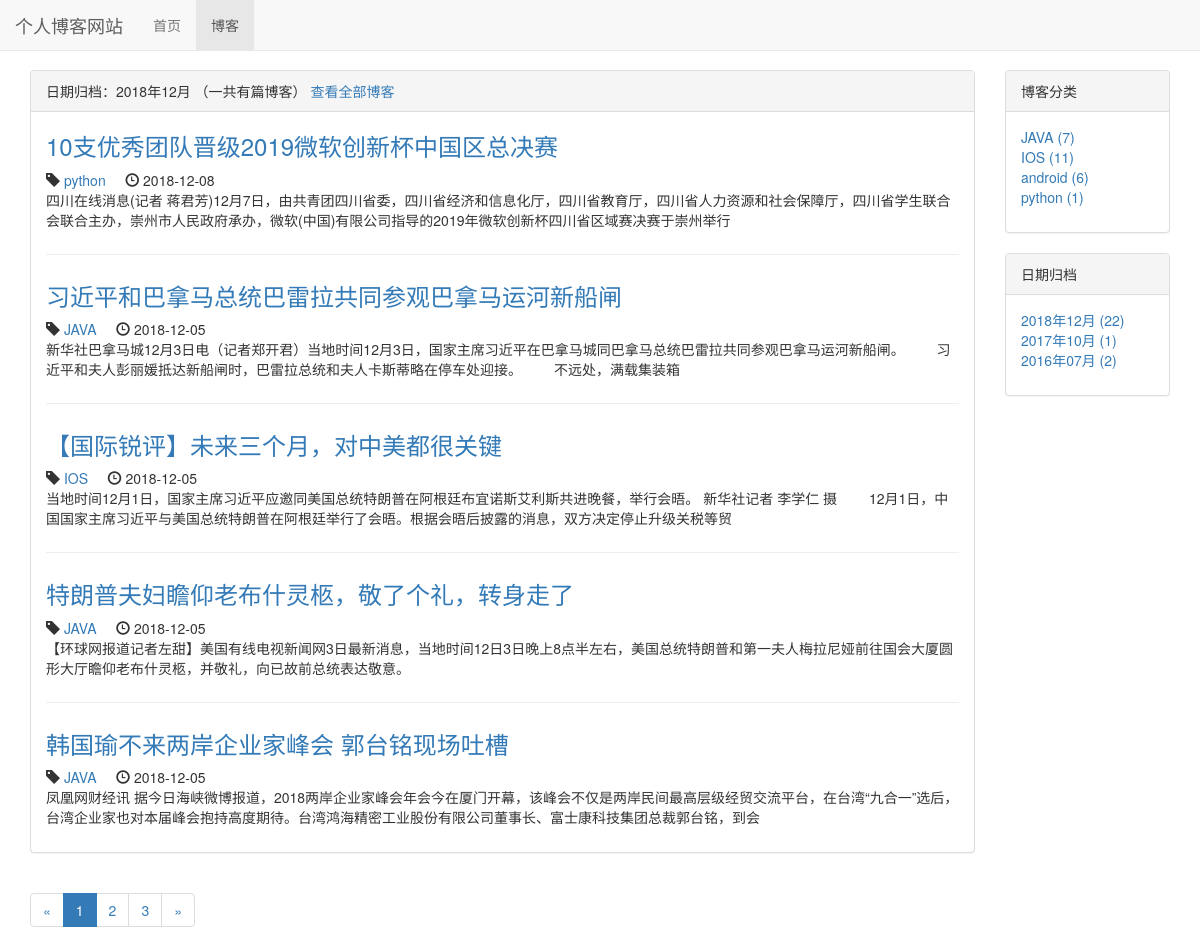
Screenshot of /blog/date/2018/12 with the database file from the repository.
### blog/models.py (models this page shows, shortened)
class Blog(models.Model):
    title=models.CharField(max_length=50)
    blog_type = models.ForeignKey(BlogType,on_delete=models.DO_NOTHING)
    content = models.TextField()
    author = models.ForeignKey(User,on_delete=models.DO_NOTHING)
    create_time = models.DateTimeField(auto_now_add=True)
    last_updated_time = models.DateTimeField(auto_now=True)
    class Meta:
        ordering = ['-create_time']

class BlogType(models.Model):
    type_name = models.CharField(max_length=15)
    def __str__(self):
        return self.type_name

### blog/views.py (the view)
# urls.py: path('date/<int:year>/<int:month>', views.blog_with_date,name="blog_with_date"),
def blog_with_date(request,year,month):
    page_num = request.GET.get('page', 1)
    blog_all_list = Blog.objects.filter(create_time__year=year,create_time__month=month)
    context = get_blog_list_common_data(blog_all_list,page_num)
    context['blogs_with_data'] = '%s年%s月' % (year,month)
    return render_to_response('blog/blogs_with_date.html', context)

### blog/templates/blog/blogs_with_date.html (shortened to what this page needs)
{% extends 'blog/blog_list.html' %}
{% block blog_list_title %}
    日期归档：{{ blogs_with_data }}
    （一共有{{ blog_count }}篇博客）
    <a href="{% url 'blog_list' %}">查看全部博客</a>
{% endblock %}

### blog/templates/blog/blog_list.html (shortened to what this page needs)
{% extends 'base.html' %}
{% load staticfiles %}
{% block nav_blog_active %}active{% endblock %}
{% block header_extends %}
    <link rel="stylesheet" href="{% static 'blog/blog.css' %}">
{% endblock %}
{% block content %}
    <div class="container">
        <div class="row">
            <div class="col-xs-12 col-sm-8 col-md-9 col-lg-10">
                <div class="panel panel-default">
                    <div class="panel-heading">{% block blog_list_title %}{% endblock %}</div>
                    <div class="panel-body">
                        {% for blog in page_of_blogs.object_list %}
                            <div class="blog">
                                <h3><a href="{% url 'blog_detail' blog.pk %}">{{ blog.title }}</a></h3>
                                <p class="blog-info">
                                    <span class="glyphicon glyphicon-tag"></span>&nbsp;<a
                                        href="{% url 'blog_with_type' blog.blog_type.pk %}">{{ blog.blog_type }}</a>&nbsp;&nbsp;&nbsp;&nbsp;
                                    <span class="glyphicon glyphicon-time"></span>&nbsp;{{ blog.create_time|date:'Y-m-d' }}
                                </p>
                                <p>{{ blog.content | truncatechars:120 }}</p>
                            </div>
                        {% empty %}
                            <div>
                                <p>---暂无博客，敬请期待---</p>
                            </div>
                        {% endfor %}
                    </div>
                </div>
                <div>
                    <ul class="pagination">
                        <li>
                            {% if page_of_blogs.has_previous %}
                                <a href="?page={{ page_of_blogs.previous_page_number }}" aria-label="Previous"><span
                                        aria-hidden="true">&laquo;</span></a>
                            {% else %}
                                <span aria-hidden="true">&laquo;</span>
                            {% endif %}
                        </li>
                        {% for page_num in page_range %}
                            {% if page_num == page_of_blogs.number %}
                                <li class="active"><a href="?page={{ page_num }}"> {{ page_num }}</a></li>
                            {% else %}
                                <li><a href="?page={{ page_num }}"> {{ page_num }}</a></li>
                            {% endif %}
                        {% endfor %}
                        <li>
                            {% if page_of_blogs.has_next %}
                                <a href="?page={{ page_of_blogs.next_page_number }}" aria-label="Next"><span
                                        aria-hidden="true">&raquo;</span></a>
                            {% else %}
                                <span aria-hidden="true">&raquo;</span>
                            {% endif %}
                        </li>
                    </ul>
                </div>
            </div>
            <div class="hidden-xs col-sm-4 col-md-3 col-lg-2">
                <div class="panel panel-default">
                    <div class="panel-heading">博客分类</div>
                    <div class="panel-body">
                        <ul class="blog_types">
                            {% for blog_type in blog_types %}
                                <li><a href="{% url 'blog_with_type' blog_type.pk %}">
                                    {{ blog_type.type_name }} ({{ blog_type.blog_count }})
                                </a></li>
                            {% empty %}
                                <li>暂无分类</li>
                            {% endfor %}
                        </ul>
                    </div>
                </div>
                <div class="panel panel-default">
                    <div class="panel-heading">日期归档</div>
                    <div class="panel-body">
                        <ul>
                            {% for blog_date,blog_count in blog_dates.items %}
                                <li>
                                    <a href="{% url 'blog_with_date' blog_date.year blog_date.month %}">
                                        {{ blog_date|date:'Y年m月' }} ({{ blog_count }})
                                    </a>
                                </li>
                            {% endfor %}
                        </ul>
                    </div>
                </div>
            </div>
        </div>
    </div>
{% endblock %}

### static/base.css (style rules this page uses)
* { margin: 0px; padding: 0px; }
body { margin-top: 70px!important; }
ul { list-style-type: none!important; }

### blog/static/blog/blog.css (style rules this page uses)
ul.blog_types { list-style-type: none }
div.blog:not(:last-child) { margin-bottom: 2em; padding-bottom: 1em; border-bottom: 1px solid #eee; }
div.blog h3 { margin-top: 0.5ex; }
div.blog p.blog-info { margin-bottom: 0px; }

### rows the page displays
Blog: title "10支优秀团队晋级2019微软创新杯中国区总决赛", blog_type "python", create_time "2018-12-08", content "四川在线消息(记者 蒋君芳)12月7日，由共青团四川省委，四川省经济和信息化厅，四川省教育厅，四川省人力资源和社会保障厅，四川省学生联合会联合主办，崇州市人民政府承办，微软(中国)有限公司指导的2019年微软创新杯四川省区域赛决赛于崇州举行"
Blog: title "习近平和巴拿马总统巴雷拉共同参观巴拿马运河新船闸", blog_type "JAVA", create_time "2018-12-05", content "新华社巴拿马城12月3日电（记者郑开君）当地时间12月3日，国家主席习近平在巴拿马城同巴拿马总统巴雷拉共同参观巴拿马运河新船闸。 习近平和夫人彭丽媛抵达新船闸时，巴雷拉总统和夫人卡斯蒂略在停车处迎接。 不远处，满载集装箱"
Blog: title "【国际锐评】未来三个月，对中美都很关键", blog_type "IOS", create_time "2018-12-05", content "当地时间12月1日，国家主席习近平应邀同美国总统特朗普在阿根廷布宜诺斯艾利斯共进晚餐，举行会晤。 新华社记者 李学仁 摄 12月1日，中国国家主席习近平与美国总统特朗普在阿根廷举行了会晤。根据会晤后披露的消息，双方决定停止升级关税等贸"
Blog: title "特朗普夫妇瞻仰老布什灵柩，敬了个礼，转身走了", blog_type "JAVA", create_time "2018-12-05", content "【环球网报道记者左甜】美国有线电视新闻网3日最新消息，当地时间12日3日晚上8点半左右，美国总统特朗普和第一夫人梅拉尼娅前往国会大厦圆形大厅瞻仰老布什灵柩，并敬礼，向已故前总统表达敬意。"
Blog: title "韩国瑜不来两岸企业家峰会 郭台铭现场吐槽", blog_type "JAVA", create_time "2018-12-05", content "凤凰网财经讯 据今日海峡微博报道，2018两岸企业家峰会年会今在厦门开幕，该峰会不仅是两岸民间最高层级经贸交流平台，在台湾“九合一”选后，台湾企业家也对本届峰会抱持高度期待。台湾鸿海精密工业股份有限公司董事长、富士康科技集团总裁郭台铭，到会"
BlogType: type_name "JAVA", blog_count "7"
BlogType: type_name "IOS", blog_count "11"
BlogType: type_name "android", blog_count "6"
BlogType: type_name "python", blog_count "1"

### other values shown
{{ blogs_with_data }} "2018年12月"
{{ page_num }} "1"
{{ page_num }} "2" "3"
{{ blog_date|date:'Y年m月' }} "2018年12月" "2017年10月" "2016年07月"
{{ blog_count }} "22" "1" "2"
